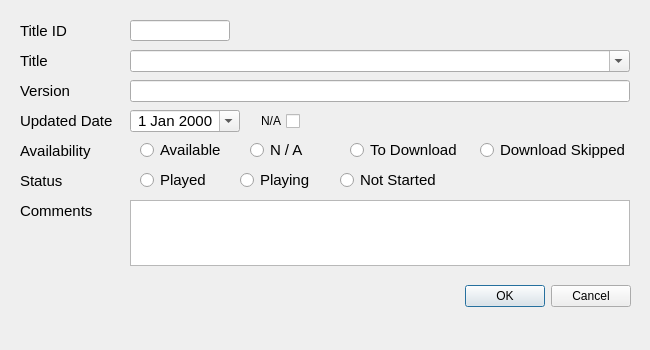
<?xml version="1.0" encoding="UTF-8"?>
<ui version="4.0">
 <class>Dialog</class>
 <widget class="QDialog" name="Dialog">
  <property name="geometry">
   <rect>
    <x>0</x>
    <y>0</y>
    <width>650</width>
    <height>350</height>
   </rect>
  </property>
  <property name="minimumSize">
   <size>
    <width>650</width>
    <height>350</height>
   </size>
  </property>
  <property name="maximumSize">
   <size>
    <width>650</width>
    <height>350</height>
   </size>
  </property>
  <property name="windowTitle">
   <string>Add New Update</string>
  </property>
  <property name="windowIcon">
   <iconset>
    <normaloff>assets/folder.png</normaloff>assets/folder.png</iconset>
  </property>
  <widget class="QDialogButtonBox" name="buttonBox">
   <property name="geometry">
    <rect>
     <x>290</x>
     <y>280</y>
     <width>341</width>
     <height>32</height>
    </rect>
   </property>
   <property name="orientation">
    <enum>Qt::Horizontal</enum>
   </property>
   <property name="standardButtons">
    <set>QDialogButtonBox::Cancel|QDialogButtonBox::Ok</set>
   </property>
  </widget>
  <widget class="QComboBox" name="comboBox">
   <property name="geometry">
    <rect>
     <x>130</x>
     <y>50</y>
     <width>500</width>
     <height>22</height>
    </rect>
   </property>
   <property name="editable">
    <bool>true</bool>
   </property>
   <property name="currentText">
    <string/>
   </property>
   <property name="insertPolicy">
    <enum>QComboBox::NoInsert</enum>
   </property>
  </widget>
  <widget class="QLabel" name="label_4">
   <property name="geometry">
    <rect>
     <x>20</x>
     <y>140</y>
     <width>111</width>
     <height>22</height>
    </rect>
   </property>
   <property name="font">
    <font>
     <family>Segoe UI</family>
     <pointsize>11</pointsize>
     <bold>false</bold>
    </font>
   </property>
   <property name="text">
    <string>Availability</string>
   </property>
  </widget>
  <widget class="QLabel" name="label_7">
   <property name="geometry">
    <rect>
     <x>20</x>
     <y>200</y>
     <width>111</width>
     <height>22</height>
    </rect>
   </property>
   <property name="font">
    <font>
     <family>Segoe UI</family>
     <pointsize>11</pointsize>
     <bold>false</bold>
    </font>
   </property>
   <property name="text">
    <string>Comments</string>
   </property>
  </widget>
  <widget class="QLabel" name="label">
   <property name="geometry">
    <rect>
     <x>20</x>
     <y>50</y>
     <width>111</width>
     <height>22</height>
    </rect>
   </property>
   <property name="font">
    <font>
     <family>Segoe UI</family>
     <pointsize>11</pointsize>
     <bold>false</bold>
    </font>
   </property>
   <property name="text">
    <string>Title</string>
   </property>
  </widget>
  <widget class="QLabel" name="label_6">
   <property name="geometry">
    <rect>
     <x>20</x>
     <y>110</y>
     <width>111</width>
     <height>22</height>
    </rect>
   </property>
   <property name="font">
    <font>
     <family>Segoe UI</family>
     <pointsize>11</pointsize>
     <bold>false</bold>
    </font>
   </property>
   <property name="text">
    <string>Updated Date</string>
   </property>
  </widget>
  <widget class="QLabel" name="label_2">
   <property name="geometry">
    <rect>
     <x>20</x>
     <y>80</y>
     <width>111</width>
     <height>22</height>
    </rect>
   </property>
   <property name="font">
    <font>
     <family>Segoe UI</family>
     <pointsize>11</pointsize>
     <bold>false</bold>
    </font>
   </property>
   <property name="text">
    <string>Version</string>
   </property>
  </widget>
  <widget class="QDateEdit" name="dateEdit">
   <property name="geometry">
    <rect>
     <x>130</x>
     <y>110</y>
     <width>110</width>
     <height>22</height>
    </rect>
   </property>
   <property name="font">
    <font>
     <pointsize>11</pointsize>
    </font>
   </property>
   <property name="frame">
    <bool>true</bool>
   </property>
   <property name="alignment">
    <set>Qt::AlignCenter</set>
   </property>
   <property name="minimumDateTime">
    <datetime>
     <hour>13</hour>
     <minute>0</minute>
     <second>0</second>
     <year>2000</year>
     <month>1</month>
     <day>1</day>
    </datetime>
   </property>
   <property name="minimumDate">
    <date>
     <year>2000</year>
     <month>1</month>
     <day>1</day>
    </date>
   </property>
   <property name="calendarPopup">
    <bool>true</bool>
   </property>
   <property name="date">
    <date>
     <year>2000</year>
     <month>1</month>
     <day>1</day>
    </date>
   </property>
  </widget>
  <widget class="QLineEdit" name="lineEdit_3">
   <property name="geometry">
    <rect>
     <x>130</x>
     <y>80</y>
     <width>500</width>
     <height>22</height>
    </rect>
   </property>
   <property name="font">
    <font>
     <pointsize>11</pointsize>
    </font>
   </property>
  </widget>
  <widget class="QPlainTextEdit" name="plainTextEdit">
   <property name="geometry">
    <rect>
     <x>130</x>
     <y>200</y>
     <width>500</width>
     <height>66</height>
    </rect>
   </property>
   <property name="font">
    <font>
     <pointsize>11</pointsize>
    </font>
   </property>
   <property name="plainText">
    <string/>
   </property>
  </widget>
  <widget class="QCheckBox" name="checkBox">
   <property name="geometry">
    <rect>
     <x>260</x>
     <y>111</y>
     <width>40</width>
     <height>20</height>
    </rect>
   </property>
   <property name="toolTip">
    <string>Check if date not available</string>
   </property>
   <property name="layoutDirection">
    <enum>Qt::RightToLeft</enum>
   </property>
   <property name="text">
    <string>N/A</string>
   </property>
  </widget>
  <widget class="QLabel" name="label_5">
   <property name="geometry">
    <rect>
     <x>20</x>
     <y>170</y>
     <width>111</width>
     <height>22</height>
    </rect>
   </property>
   <property name="font">
    <font>
     <family>Segoe UI</family>
     <pointsize>11</pointsize>
     <bold>false</bold>
    </font>
   </property>
   <property name="text">
    <string>Status</string>
   </property>
  </widget>
  <widget class="QWidget" name="widget" native="true">
   <property name="geometry">
    <rect>
     <x>130</x>
     <y>160</y>
     <width>361</width>
     <height>40</height>
    </rect>
   </property>
   <widget class="QRadioButton" name="radioButton_3">
    <property name="geometry">
     <rect>
      <x>210</x>
      <y>10</y>
      <width>100</width>
      <height>20</height>
     </rect>
    </property>
    <property name="font">
     <font>
      <pointsize>11</pointsize>
     </font>
    </property>
    <property name="text">
     <string>Not Started</string>
    </property>
   </widget>
   <widget class="QRadioButton" name="radioButton_2">
    <property name="geometry">
     <rect>
      <x>110</x>
      <y>10</y>
      <width>100</width>
      <height>20</height>
     </rect>
    </property>
    <property name="font">
     <font>
      <pointsize>11</pointsize>
     </font>
    </property>
    <property name="text">
     <string>Playing</string>
    </property>
   </widget>
   <widget class="QRadioButton" name="radioButton">
    <property name="geometry">
     <rect>
      <x>10</x>
      <y>10</y>
      <width>100</width>
      <height>20</height>
     </rect>
    </property>
    <property name="font">
     <font>
      <pointsize>11</pointsize>
     </font>
    </property>
    <property name="text">
     <string>Played</string>
    </property>
   </widget>
  </widget>
  <widget class="QWidget" name="widget_2" native="true">
   <property name="geometry">
    <rect>
     <x>130</x>
     <y>130</y>
     <width>501</width>
     <height>40</height>
    </rect>
   </property>
   <widget class="QRadioButton" name="radioButton_4">
    <property name="geometry">
     <rect>
      <x>10</x>
      <y>10</y>
      <width>100</width>
      <height>20</height>
     </rect>
    </property>
    <property name="font">
     <font>
      <pointsize>11</pointsize>
     </font>
    </property>
    <property name="text">
     <string>Available</string>
    </property>
   </widget>
   <widget class="QRadioButton" name="radioButton_5">
    <property name="geometry">
     <rect>
      <x>120</x>
      <y>10</y>
      <width>100</width>
      <height>20</height>
     </rect>
    </property>
    <property name="font">
     <font>
      <pointsize>11</pointsize>
     </font>
    </property>
    <property name="text">
     <string>N / A</string>
    </property>
   </widget>
   <widget class="QRadioButton" name="radioButton_6">
    <property name="geometry">
     <rect>
      <x>220</x>
      <y>10</y>
      <width>110</width>
      <height>20</height>
     </rect>
    </property>
    <property name="font">
     <font>
      <pointsize>11</pointsize>
     </font>
    </property>
    <property name="text">
     <string>To Download</string>
    </property>
   </widget>
   <widget class="QRadioButton" name="radioButton_7">
    <property name="geometry">
     <rect>
      <x>350</x>
      <y>10</y>
      <width>151</width>
      <height>20</height>
     </rect>
    </property>
    <property name="font">
     <font>
      <pointsize>11</pointsize>
     </font>
    </property>
    <property name="text">
     <string>Download Skipped</string>
    </property>
   </widget>
  </widget>
  <widget class="QLabel" name="label_3">
   <property name="geometry">
    <rect>
     <x>20</x>
     <y>20</y>
     <width>111</width>
     <height>22</height>
    </rect>
   </property>
   <property name="font">
    <font>
     <family>Segoe UI</family>
     <pointsize>11</pointsize>
     <bold>false</bold>
    </font>
   </property>
   <property name="text">
    <string>Title ID</string>
   </property>
  </widget>
  <widget class="QLineEdit" name="lineEdit">
   <property name="enabled">
    <bool>true</bool>
   </property>
   <property name="geometry">
    <rect>
     <x>130</x>
     <y>20</y>
     <width>100</width>
     <height>21</height>
    </rect>
   </property>
   <property name="font">
    <font>
     <pointsize>11</pointsize>
    </font>
   </property>
   <property name="text">
    <string/>
   </property>
   <property name="frame">
    <bool>true</bool>
   </property>
   <property name="alignment">
    <set>Qt::AlignCenter</set>
   </property>
   <property name="readOnly">
    <bool>true</bool>
   </property>
  </widget>
 </widget>
 <tabstops>
  <tabstop>lineEdit</tabstop>
  <tabstop>comboBox</tabstop>
  <tabstop>lineEdit_3</tabstop>
  <tabstop>dateEdit</tabstop>
  <tabstop>checkBox</tabstop>
  <tabstop>radioButton_4</tabstop>
  <tabstop>radioButton_5</tabstop>
  <tabstop>radioButton_6</tabstop>
  <tabstop>radioButton_7</tabstop>
  <tabstop>radioButton</tabstop>
  <tabstop>radioButton_2</tabstop>
  <tabstop>radioButton_3</tabstop>
  <tabstop>plainTextEdit</tabstop>
 </tabstops>
 <resources/>
 <connections>
  <connection>
   <sender>buttonBox</sender>
   <signal>accepted()</signal>
   <receiver>Dialog</receiver>
   <slot>accept()</slot>
   <hints>
    <hint type="sourcelabel">
     <x>248</x>
     <y>254</y>
    </hint>
    <hint type="destinationlabel">
     <x>157</x>
     <y>274</y>
    </hint>
   </hints>
  </connection>
  <connection>
   <sender>buttonBox</sender>
   <signal>rejected()</signal>
   <receiver>Dialog</receiver>
   <slot>reject()</slot>
   <hints>
    <hint type="sourcelabel">
     <x>316</x>
     <y>260</y>
    </hint>
    <hint type="destinationlabel">
     <x>286</x>
     <y>274</y>
    </hint>
   </hints>
  </connection>
 </connections>
</ui>
